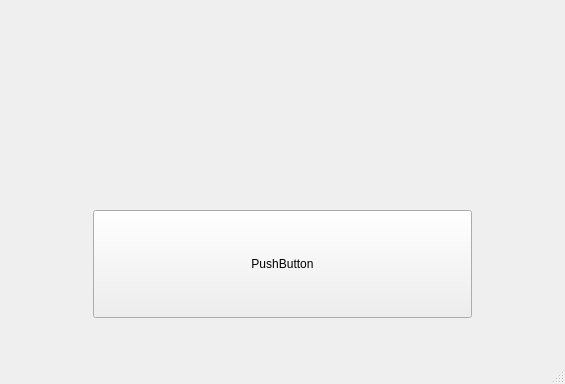
<?xml version="1.0" encoding="UTF-8"?>
<ui version="4.0">
 <class>MainWindow</class>
 <widget class="QMainWindow" name="MainWindow">
  <property name="geometry">
   <rect>
    <x>0</x>
    <y>0</y>
    <width>565</width>
    <height>384</height>
   </rect>
  </property>
  <property name="windowTitle">
   <string>MainWindow</string>
  </property>
  <widget class="QWidget" name="centralwidget">
   <layout class="QVBoxLayout" name="verticalLayout">
    <item>
     <widget class="QWidget" name="widget" native="true">
      <layout class="QVBoxLayout" name="verticalLayout_2">
       <item>
        <widget class="QWidget" name="widget_2" native="true"/>
       </item>
       <item>
        <widget class="QWidget" name="widget_3" native="true">
         <layout class="QHBoxLayout" name="horizontalLayout">
          <property name="spacing">
           <number>10</number>
          </property>
          <property name="leftMargin">
           <number>75</number>
          </property>
          <property name="topMargin">
           <number>0</number>
          </property>
          <property name="rightMargin">
           <number>75</number>
          </property>
          <property name="bottomMargin">
           <number>0</number>
          </property>
          <item>
           <widget class="QPushButton" name="pushButton">
            <property name="layoutDirection">
             <enum>Qt::LeftToRight</enum>
            </property>
            <property name="autoFillBackground">
             <bool>false</bool>
            </property>
            <property name="styleSheet">
             <string notr="true">#pushButton{background-image:url(:/images/add_folder.png);
height:100px;
background-repeat: no-repeat;
background-position: center;
background-size: 2px 2px;}</string>
            </property>
            <property name="text">
             <string>PushButton</string>
            </property>
           </widget>
          </item>
         </layout>
        </widget>
       </item>
      </layout>
     </widget>
    </item>
   </layout>
  </widget>
  <widget class="QStatusBar" name="statusbar"/>
 </widget>
 <resources>
  <include location="../images/images.qrc"/>
 </resources>
 <connections/>
</ui>
